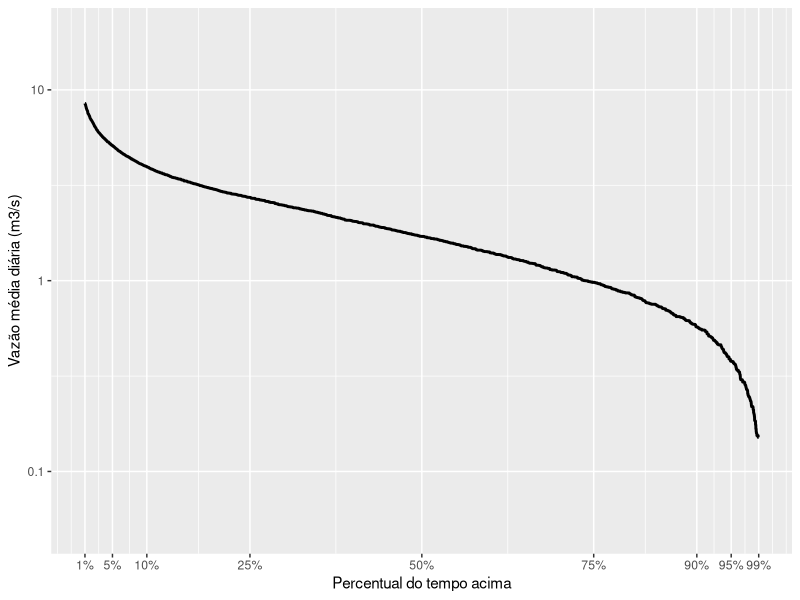
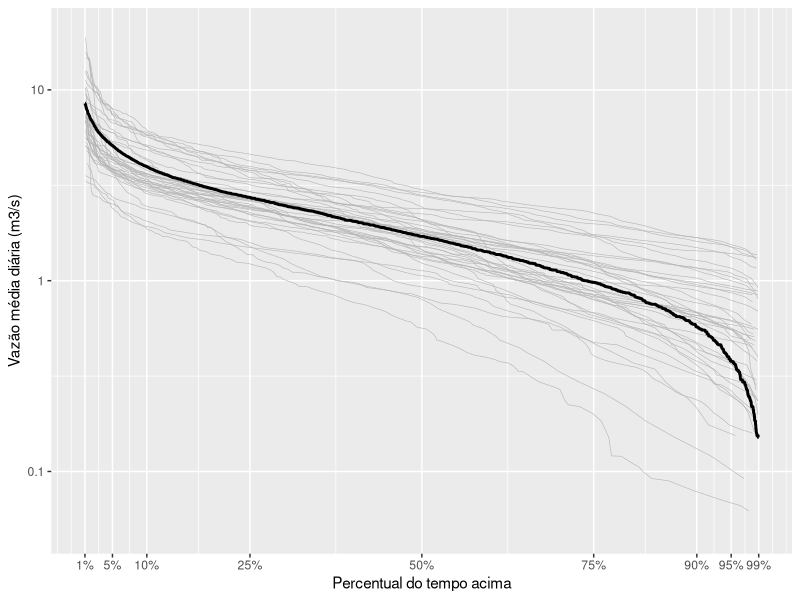
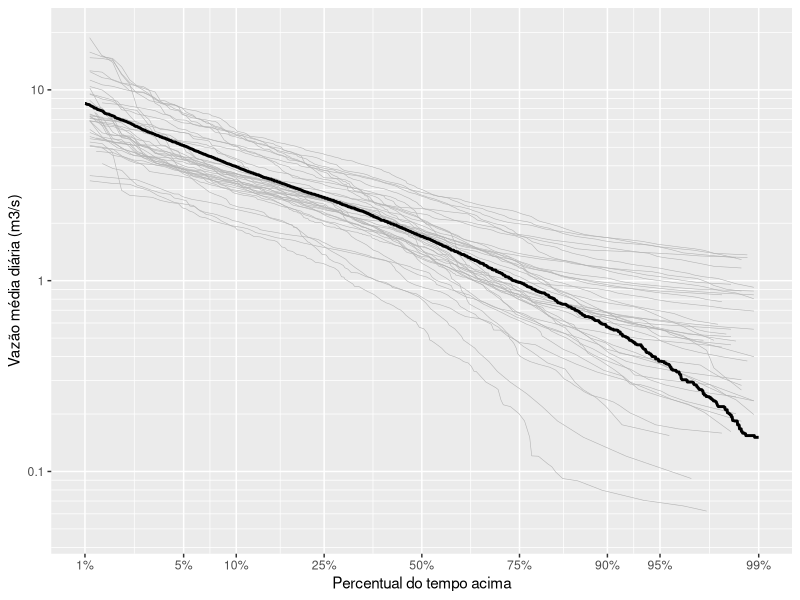
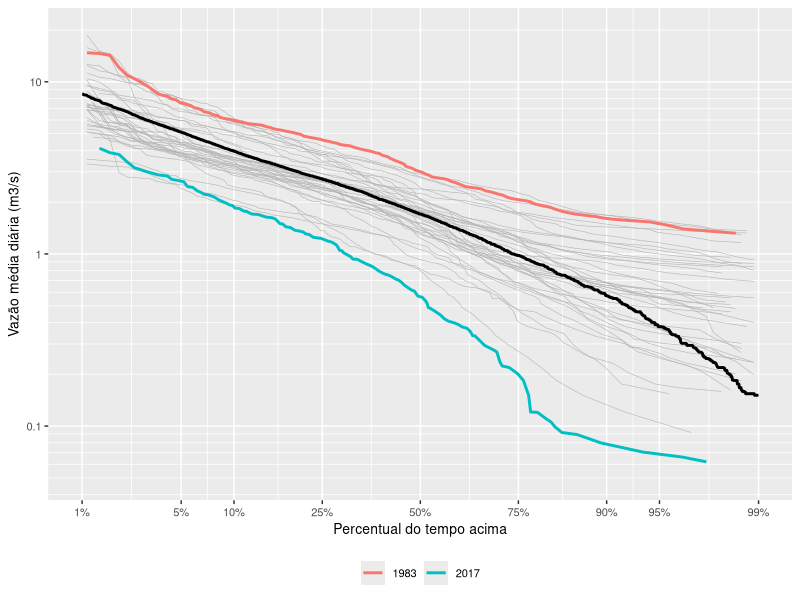

The R script that drew these images, in order: (Note: this script raises an error after producing the figures.)
## ---- chunk 1
knitr::opts_chunk$set(echo = TRUE)
library(tidyverse)
library(lubridate)
## ---- chunk 2
## Leitura do arquivo de vazões médias diárias
Qd <- read.table(file = "dados/60435000.txt",
                             sep = "\t",
                             dec = ".",
                             header = T,
                             fileEncoding = "UTF-8",
                             colClasses = c("factor", "Date", "numeric"))
head(Qd,10)
## ---- chunk 3
## Criação de coluna com os anos
Qd <- Qd %>% 
  mutate(Ano = year(Data))

## Remoção de anos que contenham dias com falha
Anos_falha <- unique(Qd$Ano[is.na(Qd$Vazao)])
Anos_falha
Qd <- Qd %>% 
          filter(!(Ano %in% Anos_falha))
tibble(Qd)
## ---- chunk 4
# Permanência calculada com todos os anos juntos 
# Uso do R-base apenas
Qperm_all <- Qd[order(Qd$Vazao, decreasing = TRUE), ]
Qperm_all$index <- 1:nrow(Qperm_all)
Qperm_all$weibull <- Qperm_all$index/(nrow(Qperm_all)+1) 
tibble(Qperm_all)
## ---- chunk 5
Qperm_allt <- Qd %>% 
  arrange(desc(Vazao)) %>%
  mutate(index = rank(-Vazao)) %>%
  mutate(weibull = index/(n()+1))
tibble(Qperm_allt)
## ---- chunk 6
ggplot() +
  geom_line(data = Qperm_all,aes(weibull,Vazao),colour = 'black', size = 1) +
  scale_y_continuous(name = 'Vazão média diária (m3/s)',
                     trans = 'log10', 
                     breaks = c(0.01, 0.1, 1, 10, 100, 1000, 10000),
                     limits = c(0.05, 20),
                     labels = c(0.01, 0.1, 1, 10, 100, 1000, '10,000')) +
    scale_x_continuous(name = 'Percentual do tempo acima',
                     limits = c(0.01,0.99),
                     breaks = c(0.01, 0.05,0.1,0.25,0.5,0.75, 0.9,0.95, 0.99),
                     labels = c('1%','5%', '10%', '25%', '50%', '75%', '90%','95%', '99%'))
## ---- chunk 7
# Permanência calculada para cada ano
# Uso do tidyverse e pipe
Qperm_ano <- Qd %>% 
  arrange(Ano, desc(Vazao)) %>%
  group_by(Ano) %>%
  mutate(index = rank(-Vazao)) %>%
  mutate(weibull = index/(n()+1))
tibble(Qperm_ano)
## ---- chunk 8
ggplot() +
  geom_line(data = Qperm_ano,aes(x = weibull, y = Vazao,group = Ano),
              colour = 'grey70', size = 0.2) +
  geom_line(data = Qperm_all,aes(weibull,Vazao),colour = 'black', size = 1) +
    scale_y_continuous(name = 'Vazão média diária (m3/s)',
                     trans = 'log10', 
                     breaks = c(0.01, 0.1, 1, 10, 100, 1000, 10000),
                     limits = c(0.05, 20),
                     labels = c(0.01, 0.1, 1, 10, 100, 1000, '10,000')) +
    scale_x_continuous(name = 'Percentual do tempo acima',
                     limits = c(0.01,0.99),
                     breaks = c(0.01, 0.05,0.1,0.25,0.5,0.75, 0.9,0.95, 0.99),
                     labels = c('1%','5%', '10%', '25%', '50%', '75%', '90%','95%', '99%'))
## ---- chunk 9
# Function to plot minor breaks at a log scale
# https://stackoverflow.com/questions/30179442/plotting-minor-breaks-on-a-log-scale-with-ggplot
log10_minor_break = function (...){
  function(x) {
    minx         = floor(min(log10(x), na.rm=T))-1;
    maxx         = ceiling(max(log10(x), na.rm=T))+1;
    n_major      = maxx-minx+1;
    major_breaks = seq(minx, maxx, by=1)
    minor_breaks = 
      rep(log10(seq(1, 9, by=1)), times = n_major)+
      rep(major_breaks, each = 9)
    return(10^(minor_breaks))
  }
}

log10_major_break = function (...){
  function(x) {
    minx         = floor(min(log10(x), na.rm=T))-1;
    maxx         = ceiling(max(log10(x), na.rm=T))+1;
    n_major      = maxx-minx+1;
    major_breaks = seq(minx, maxx, by=1)
    return(10^(major_breaks))
  }
}

## ---- chunk 10
ggplot() +
  geom_line(data = Qperm_ano,aes(x = weibull, y = Vazao,group = Ano),
              colour = 'grey70', size = 0.2) +
  geom_line(data = Qperm_all,aes(weibull,Vazao),colour = 'black', size = 1) +
    scale_y_continuous(name = 'Vazão média diária (m3/s)',
                     trans = 'log10', 
                     breaks = c(0.01, 0.1, 1, 10, 100, 1000, 10000),
                     minor_breaks = log10_minor_break(),
                     limits = c(0.05, 20),
                     labels = c(0.01, 0.1, 1, 10, 100, 1000, '10,000')) +
    scale_x_continuous(name = 'Percentual do tempo acima',
                     trans = 'probit', 
                     limits = c(0.01,0.99),
                     breaks = c(0.01, 0.05,0.1,0.25,0.5,0.75, 0.9,0.95, 0.99),
                     labels = c('1%','5%', '10%', '25%', '50%', '75%', '90%','95%', '99%'))
## ---- chunk 11
## Determina o ano mais úmido e o ano mais seco
Qanual <- Qd %>%
  group_by(Ano) %>%
  summarise(Qano = mean(Vazao))
ano_seco <- as.numeric(Qanual[which.min(Qanual$Qano),1])
ano_seco
ano_umido <- as.numeric(Qanual[which.max(Qanual$Qano),1])
ano_umido
## ---- chunk 12
anos_extremos <- Qd %>% 
  filter(Ano %in% c(ano_seco, ano_umido)) %>% 
  arrange(Ano, desc(Vazao)) %>%
  group_by(Ano) %>% 
  mutate(index = rank(-Vazao)) %>%
  mutate(weibull = index/(n()+1))
tibble(anos_extremos)
## ---- chunk 13
# Plotagem
  ggplot() +
    geom_line(data = Qperm_ano,aes(x = weibull, y = Vazao,group = Ano),
              colour = 'grey70', size = 0.2) +   
    geom_line(data = Qperm_all,aes(weibull,Vazao),colour = 'black', size = 1) +
    geom_line(data = anos_extremos, aes(x = weibull, y = Vazao, colour = factor(Ano)), size = 1) +
    scale_colour_discrete(name = NULL) +
    theme(legend.position = 'bottom',text = element_text(size = 10)) +
    scale_y_continuous(name = 'Vazão média diária (m3/s)',
                     trans = 'log10', 
                     breaks = c(0.01, 0.1, 1, 10, 100, 1000, 10000),
                     minor_breaks = log10_minor_break(),
                     limits = c(0.05, 20),
                     labels = c(0.01, 0.1, 1, 10, 100, 1000, '10,000')) +
    scale_x_continuous(name = 'Percentual do tempo acima',
                     trans = 'probit', 
                     limits = c(0.01,0.99),
                     breaks = c(0.01, 0.05,0.1,0.25,0.5,0.75, 0.9,0.95, 0.99),
                     labels = c('1%','5%', '10%', '25%', '50%', '75%', '90%','95%', '99%'))

## ---- chunk 14
# Contrução da série de máximos anuais a partir de um ano hidrológico ####
fun_max_ano <- function(tabela = NA,
                        comeco_ano_hidro = 8){
  
  # Transformar a coluna Data em "Dates" (caso esteja em character)
  tabela$Data <- as.Date(tabela$Data)
  
  # Definir se o mês em questão entra no ano atual ou no próximo ano
  desloc_ano <- ifelse(month(tabela$Data) < comeco_ano_hidro, 0, 1)
  
  # Ano Hidro
  tabela$ano_hidro <- year(tabela$Data) + desloc_ano
  
  # Fazer uma tabela final apenas com os máximos anuais e a respectiva data de ocorrência
  max_anuais <-
    tabela %>%
    group_by(Cod_estacao, ano_hidro) %>%
    summarise(maxima = max(Vazao),
              data_maxima = Data[which.max(Vazao)])
}

## ---- chunk 15
Q_max <- fun_max_ano(Qd)
tibble(Q_max)
## ---- chunk 16
# Função compartihada por Tony Ladson
# https://gist.github.com/TonyLadson/843410a1f9e1f1bbf1f48eeeee79a007
Date_to_Angle <- function(my.date){
  
  start.year <- floor_date(my.date, 'year')
  end.year <- ceiling_date(my.date, 'year')
  length.year <- as.numeric(difftime(end.year, start.year, units = 'sec'))
  time.since.year.start <- as.numeric(difftime(my.date, start.year, units = 'sec'))
  
  2 * pi * time.since.year.start/length.year # date as angle
  
}
## ---- chunk 17
# gera sequência e calcula ângulo para informações mês a mês
month.start <- yday(seq(as.Date('2010-01-01'),as.Date('2010-12-31'), by='1 months'))
month.start.radians <- 2*pi*month.start/365.25 

# Gera ângulo para cada vazão máxima anual do histórico
Q_max <- Q_max %>% 
  mutate(rad = Date_to_Angle(data_maxima))

## ---- chunk 18
ggplot(Q_max,aes(x=rad, y=maxima)) + 
  coord_polar('x', start = 0, direction = 1) + 
  geom_segment(aes(y = 0, xend = rad, yend = maxima)) +
  scale_x_continuous(name = 'Ocorrência das máximas anuais', breaks = month.start.radians, labels = month.name, limits = c(0, 2*pi)) +
  scale_y_continuous(name = bquote('Máximas anuais (m' ^3 *'s' ^-1 *')')) +
  theme_bw() +
  theme(
    panel.background = element_rect(fill="gryy99"),
    axis.title.x = element_text(colour="grey20", size=12, margin=margin(20,0,0,0)),
    axis.text.x = element_text(colour="grey20",size=8),
    axis.title.y = element_text(colour="grey20",size=12, margin = margin(0,20,0,0)),
    axis.text.y = element_text(colour="grey20",size=8),
    legend.title = element_text(colour="grey20",size=12),
    plot.margin = unit(c(0.5, 0.5, 1, 0.5), "cm")) # top, right, bottom, left
